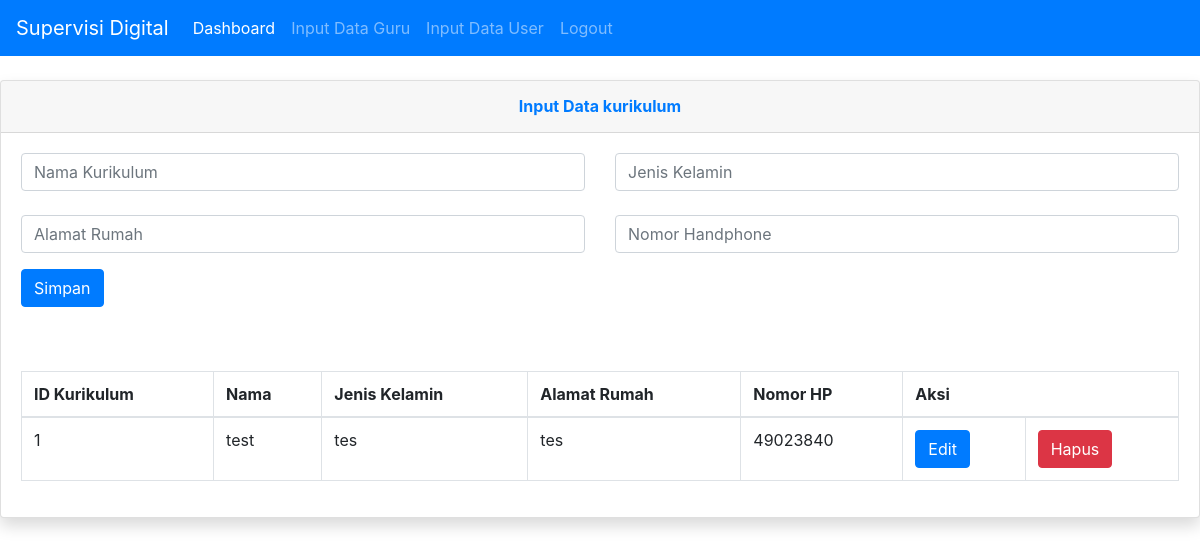
Page /input-kurikulum.php on the committed database.
### tables this page shows
CREATE TABLE `tb_kurikulum` (
  `id_kurikulum` int(11) NOT NULL,
  `nama` varchar(150) DEFAULT NULL,
  `jk` varchar(20) DEFAULT NULL,
  `alamat` text DEFAULT NULL,
  `no_hp` varchar(20) DEFAULT NULL
);

### input-kurikulum.php (the view, shortened to what this page needs)
<?php
include "assets/config/koneksi.php";
?>
<html>
    <head>
        <link rel="stylesheet" href="https://stackpath.bootstrapcdn.com/bootstrap/4.5.2/css/bootstrap.min.css">
    </head>
    <body>
        <nav class="navbar navbar-expand-lg navbar-dark bg-primary">
        <a class="navbar-brand" href="#">Supervisi Digital</a>
        <div class="collapse navbar-collapse" id="navbarSupportedContent">
            <ul class="navbar-nav mr-auto">
            <li class="nav-item active">
                <a class="nav-link" href="admin.php">Dashboard<span class="sr-only">(current)</span></a>
            </li>
            <li class="nav-item">
                <a class="nav-link" href="input-guru.php">Input Data Guru</a>
            </li>
            <li class="nav-item">
                <a class="nav-link" href="input-user.php">Input Data User</a>
            </li>
            <li class="nav-item">
                <a class="nav-link" href="logout.php">Logout</a>
            </li>
            </ul>
        </div>
        </nav>
        <br>
        <div class="card shadow mb-4">
            <div class="card-header py-3">
              <h6 class="m-0 font-weight-bold text-primary"><center>Input Data kurikulum</center></h6>
            </div>
            <div class="card-body">
            <form method="post">
            <div class="form-group">
                <div class="row">
                    <div class="col">
                    <input type="text" name="nama" class="form-control" value="<?php echo $isi['nama'] ?>" placeholder="Nama Kurikulum">
                    </div>
                    <div class="col">
                        <input type="text" name="jk" class="form-control" value="<?php echo $isi['jk'] ?>" placeholder="Jenis Kelamin">
                    </div>
                </div>
                <br>
                <div class="row">
                    <div class="col">
                        <input type="text" name="alamat" class="form-control" value="<?php echo $isi['alamat'] ?>" placeholder="Alamat Rumah">
                    </div>
                    <div class="col">
                        <input type="number" name="no_hp" class="form-control" value="<?php echo $isi['no_hp'] ?>" placeholder="Nomor Handphone">
                    </div>
                </div>
            </div>
            <?php if(isset($_GET['edit'])){ ?>
                <td><input type="submit" class="btn btn-warning" name="update" value="Update"></td>
            <?php }else{ ?>
                <td><input type="submit" class="btn btn-primary" name="simpan" value="Simpan"></td>
            <?php } ?>
            </form>
            <br><br>
              <div class="table-responsive">
                <table class="table table-bordered" id="dataTable" width="100%" cellspacing="0">
                  <thead>
                    <tr>
                      <th>ID Kurikulum</th>
                      <th>Nama</th>
                      <th>Jenis Kelamin</th>
                      <th>Alamat Rumah</th>
                      <th>Nomor HP</th>
                      <th colspan="2">Aksi</th>
                    </tr>
                  </thead>
                  <tbody>
                      <?php
                        $sql = mysqli_query($koneksi, "SELECT * FROM tb_kurikulum");
                        while($r=mysqli_fetch_array($sql)){
                        ?>
                        <tr>
                            <td><?php echo $r['id_kurikulum'] ?></td>
                            <td><?php echo $r['nama'] ?></td>
                            <td><?php echo $r['jk'] ?></td>
                            <td><?php echo $r['alamat'] ?></td>
                            <td><?php echo $r['no_hp'] ?></td>
                            <td><a class="btn btn-primary" href="?menu=input-kurikulum&edit&id=<?php echo $r['id_kurikulum'] ?>">Edit</a></td>
                            <td><a class="btn btn-danger" href="?menu=input-kurikulum&hapus&id=<?php echo $r['id_kurikulum'] ?>" onClick="return confirm('Anda Yakin?')">Hapus</a></td>
                        </tr>
                        <?php } ?>
                  </tbody>
                </table>
              </div>
            </div>
          </div>
    </body>
</html>

### rows in the picture
tb_kurikulum: id_kurikulum "1", nama "test", jk "tes", alamat "tes", no_hp "49023840"
